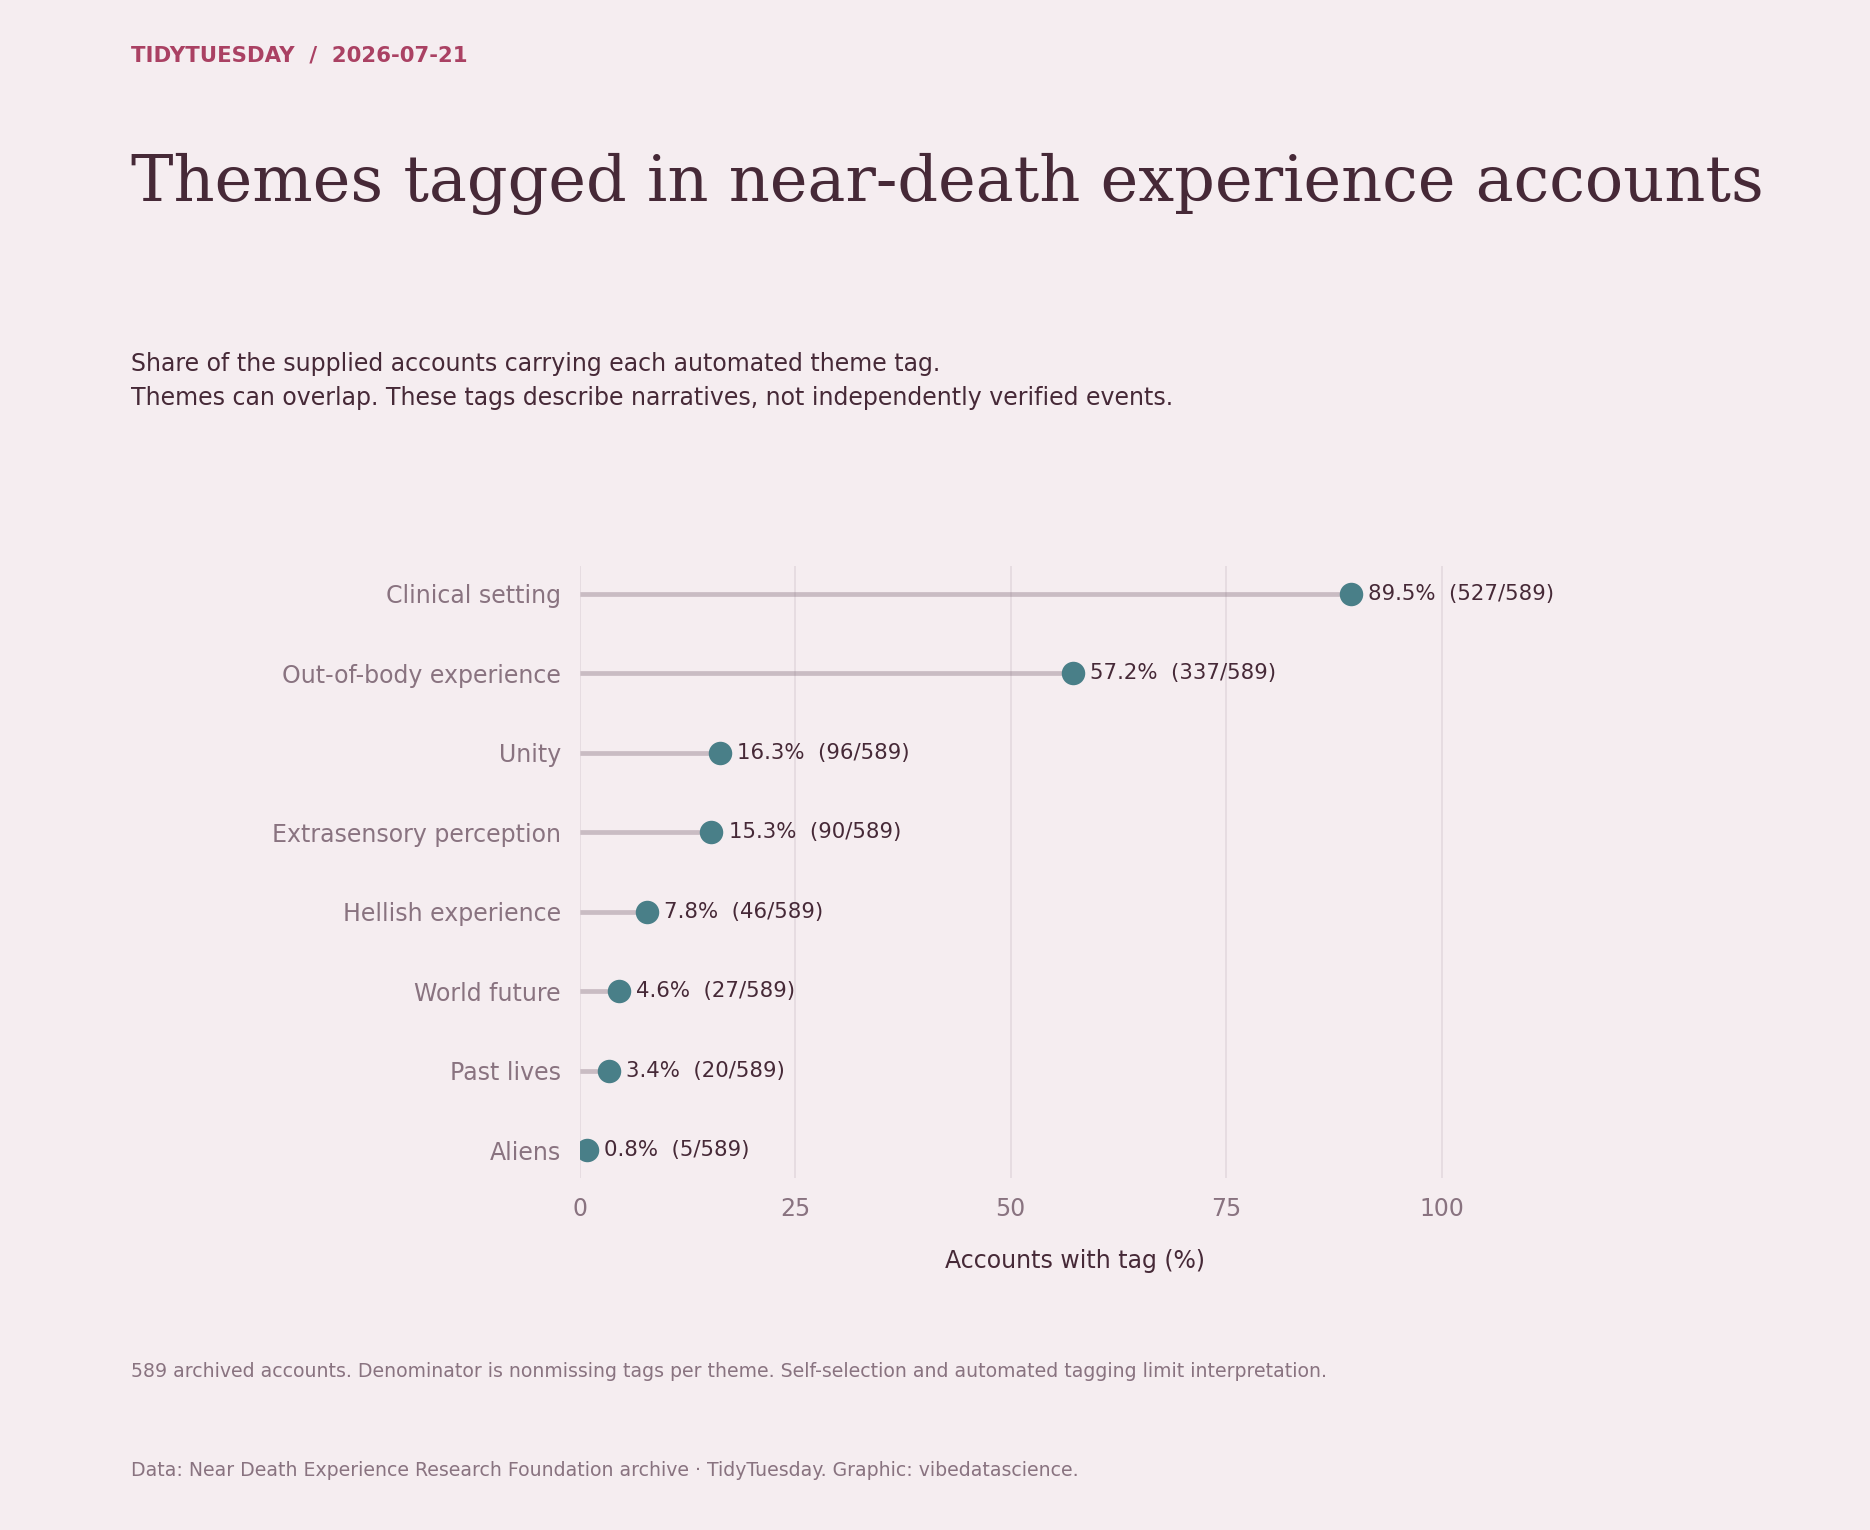

Here is the Python script that generated this plot:
"""TidyTuesday 2026-07-21: Themes tagged in near-death experience accounts. Reproduce the chart from the bundled source data."""
from pathlib import Path
import textwrap
import re
from collections import Counter
import numpy as np
import pandas as pd
import matplotlib
matplotlib.use('Agg')
import matplotlib.pyplot as plt
import matplotlib.dates as mdates
from matplotlib.ticker import FuncFormatter, MaxNLocator
from matplotlib.colors import LinearSegmentedColormap, Normalize
from matplotlib.patches import Patch

HERE = Path(__file__).resolve().parent
PAPER, INK, MUTED, ACCENT, SECOND = ('#f5edf0', '#462937', '#897380', '#aa4163', '#497f88')
plt.rcParams.update({'font.family':'DejaVu Sans', 'font.size':10, 'text.color':INK,
 'axes.labelcolor':INK, 'xtick.color':MUTED, 'ytick.color':MUTED,
 'axes.edgecolor':MUTED, 'savefig.facecolor':PAPER})

def read(name):
    data = pd.read_csv(HERE / 'data' / (name + '.csv.gz'), low_memory=False)
    assert len(data), 'Empty source data'
    return data

def figure(subtitle, height=9):
    fig = plt.figure(figsize=(11,height), facecolor=PAPER)
    fig.text(.07,.96,'TIDYTUESDAY  /  2026-07-21',fontsize=9,color=ACCENT,weight='bold')
    fig.text(.07,.90,textwrap.fill('Themes tagged in near-death experience accounts',48),fontsize=27,fontfamily='DejaVu Serif',va='top',linespacing=1.14)
    fig.text(.07,.77,subtitle,fontsize=10,va='top',linespacing=1.55)
    fig.text(.07,.035,textwrap.fill('Data: Near Death Experience Research Foundation archive · TidyTuesday. Graphic: vibedatascience.',110),fontsize=8,color=MUTED,linespacing=1.5)
    return fig

def axis(fig, rect=(.24,.18,.69,.49), grid='x'):
    ax=fig.add_axes(rect,facecolor=PAPER)
    for spine in ax.spines.values():spine.set_visible(False)
    ax.tick_params(length=0,pad=8)
    if grid:ax.grid(axis=grid,color=MUTED,alpha=.16,linewidth=.7)
    ax.set_axisbelow(True)
    return ax

def save(fig):
    fig.savefig(HERE / '20260721.png',dpi=170)
    plt.close(fig)
    print('2026-07-21: saved 20260721.png')

df=read('nde_experiences');assert not df.entry_id.duplicated().any()
labels={'ai_obe':'Out-of-body experience','ai_unity':'Unity','ai_clinical':'Clinical setting','ai_esp':'Extrasensory perception','ai_hellish':'Hellish experience','ai_past_lives':'Past lives','ai_world_future':'World future','ai_aliens':'Aliens'}
values=[]
for c,label in labels.items():
 s=df[c].dropna();assert s.isin([True,False]).all();values.append((label,100*s.mean(),int(s.sum()),len(s)))
values.sort(key=lambda x:x[1])
fig=figure('Share of the supplied accounts carrying each automated theme tag.\nThemes can overlap. These tags describe narratives, not independently verified events.',9)
ax=axis(fig,(.31,.23,.53,.40));y=np.arange(len(values));v=[r[1] for r in values]
ax.hlines(y,0,v,color=MUTED,alpha=.4,lw=2);ax.scatter(v,y,s=80,color=SECOND,zorder=3)
for i,(label,pct,n,total) in enumerate(values):ax.text(pct+2,i,f'{pct:.1f}%  ({n}/{total})',va='center',fontsize=9)
ax.set_yticks(y,[r[0] for r in values]);ax.set_xlim(0,115);ax.set_xticks([0,25,50,75,100]);ax.set_xlabel('Accounts with tag (%)',labelpad=12)
fig.text(.07,.10,f'{len(df)} archived accounts. Denominator is nonmissing tags per theme. Self-selection and automated tagging limit interpretation.',fontsize=8,color=MUTED)
save(fig)
